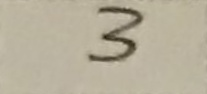
#> input picture Code/KNN/Cell_8_Test_10.jpg, 207 x 94 px
$ jupyter execute new.ipynb
#> lines starting #> are read from the running program, lines starting #| are printed output that depends on the picture
#> (reads Code/KNN/models/knn_model_digits.pkl from the repository)
#> further down, image is the input picture: shape (94, 207, 3); mean B, G, R 155.4, 175.5, 183
### Code/KNN/commonfunctions.py


import skimage.io as io
import matplotlib.pyplot as plt
import numpy as np
from skimage.exposure import histogram
from matplotlib.pyplot import bar
from skimage.color import rgb2gray, rgb2hsv

# Convolution:
from scipy.signal import convolve2d
from scipy import fftpack
import math

from skimage.util import random_noise
from skimage.filters import median
from skimage.feature import canny
from skimage.measure import label
from skimage.color import label2rgb
from skimage.morphology import binary_erosion, binary_dilation, binary_closing, skeletonize, thin

# Edges
from skimage.filters import sobel_h, sobel, sobel_v, roberts, prewitt

# Show the figures / plots inside the notebook


def show_images(images, titles=None):
    # This function is used to show image(s) with titles by sending an array of images and an array of associated titles.
    # images[0] will be drawn with the title titles[0] if exists
    # You aren't required to understand this function, use it as-is.
    n_ims = len(images)
#> n_ims = 1
    if titles is None:
        titles = ['(%d)' % i for i in range(1, n_ims + 1)]
#> titles = ['(1)']
    fig = plt.figure()
    n = 1
    for image, title in zip(images, titles):
        a = fig.add_subplot(1, n_ims, n)
        if image.ndim == 2:
            plt.gray()
        plt.imshow(image)
        a.set_title(title)
        n += 1
#> this loop made 1 pass
#> (title, n) on pass 1: ('(1)', 2)
#> after the loop, n = 2
    fig.set_size_inches(np.array(fig.get_size_inches()) * n_ims)
    plt.show()


# [6 lines left out: function showHist, not called in this run]

### Code/KNN/new.ipynb
[cell 1]
from skimage.feature import hog
from sklearn.neighbors import KNeighborsClassifier
import joblib
from commonfunctions import *
import cv2

knn = joblib.load(".\models\knn_model_digits.pkl")
# extract the features from the image to predict
def feature_extraction(image):
    return hog(image, orientations=9, pixels_per_cell=(8, 8),cells_per_block=(2, 2), transform_sqrt=True, block_norm='L2-Hys')


def predict(df):
    predict = knn.predict(df.reshape(1,-1))[0]
    predict_proba = knn.predict_proba(df.reshape(1,-1))
    return predict, predict_proba[0][predict]


# A function used to get the prediction of the digit from the image
# params: It takes only the image
def getPrediction(image):
  try:
    show_images([image])
    print(image.shape)
#| (94, 207, 3)
    print(len(image.shape))
#| 3
    if len(image.shape)==3:
      image = cv2.cvtColor(image, cv2.COLOR_BGR2GRAY)
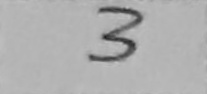
#> image: shape (94, 207); min 28, max 193, mean 175.4
    image = cv2.resize(image, (25, 25))
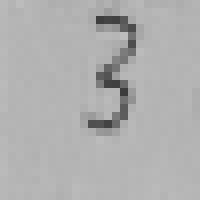
#> image: shape (25, 25) (shown 8 times larger); min 60, max 189, mean 175.5
    # extract featuress
    hog = feature_extraction(image)
#> hog = 144 values, max 0.311 at index 81, min 0 at index 143, mean 0.119
    # apply k-NN model created in previous
    predictions = predict(hog)
#> in predict, `predict = knn.predict(df.reshape(1,-1))[0]`: predict = 3
#> predictions = (3, 1)
    return predictions[0]
  except cv2.error :
    return "x"
  except:
    return "x"

image = cv2.imread("./Cell_8_Test_10.jpg")
print(getPrediction(image))
#| 3
